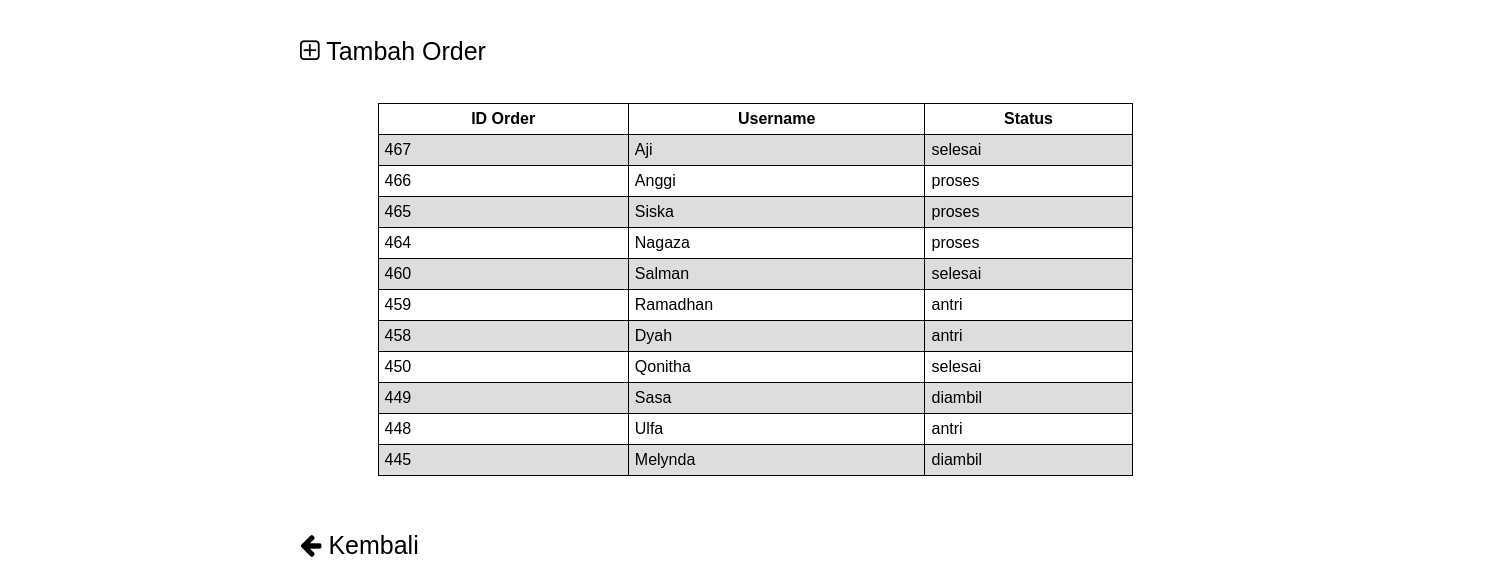
The page /order_user.php on the database its author committed.
### tables this page shows
CREATE TABLE `order` (
  `id_order` int(3) NOT NULL,
  `username` varchar(255) NOT NULL,
  `status` varchar(255) NOT NULL,
  `jenis_paket` varchar(255) NOT NULL,
  `id_karyawan` int(4) NOT NULL,
  `total_biaya` int(255) NOT NULL
);

### order_user.php (the view, shortened to what this page needs)
<?php
include_once("config.php");
$result = mysqli_query($mysqli, "SELECT * FROM `order` ORDER BY id_order DESC");
?>
<html>
<head>
    <link rel="stylesheet" type="text/css" href="style.css">
    <link rel="stylesheet" href="https://cdnjs.cloudflare.com/ajax/libs/font-awesome/4.7.0/css/font-awesome.min.css">
</head>
<body>
    <div class="icon-bar">
        <a href="add_user.php" style="text-decoration:none"><i class="fa fa-plus-square-o"></i> Tambah Order </a>
    </div>
    <table width='80%' border=1>
    <tr>
        <th>ID Order</th>
        <th>Username</th>
        <th>Status</th>
    </tr>
        <?php
            while($user_data = mysqli_fetch_array($result)) {
                echo "<tr>";
                echo "<td>".$user_data['id_order']."</td>";
                echo "<td>".$user_data['username']."</td>";
                echo "<td>".$user_data['status']."</td>";
            }
        ?>
    </table>
        <br>
    <div class="icon-bar">
        <a href="user.php" style="text-decoration:none"><i class="fa fa-arrow-left"></i> Kembali</a>
    </div>
</body>
</html>

### style.css (style rules this page uses)
* { box-sizing: border-box; font-family: Arial, Helvetica, sans-serif; }
body { margin:0; font-family: Arial, Helvetica, sans-serif; }
.icon-bar { width: 100%; overflow: auto; margin-left:300px; margin-top: 25px; }
.icon-bar a { float: left; width: 20%; text-align: left; padding: 12px 0; transition: all 0.3s ease; color: black; font-size: 25px; }
table { font-family: arial, sans-serif; border-collapse: collapse; width: 50%; margin: auto; margin-top: 25px; }
th { border: 1px solid black; text-align: center; padding: 6px; }
td { border: 1px solid black; text-align: left; padding: 6px; }
tr:nth-child(even) { background-color: #dddddd; }
body, html { height: 100%; margin: 0; }

### rows shown on the page
order: id_order "467", username "Aji", status "selesai"
order: id_order "466", username "Anggi", status "proses"
order: id_order "465", username "Siska", status "proses"
order: id_order "464", username "Nagaza", status "proses"
order: id_order "460", username "Salman", status "selesai"
order: id_order "459", username "Ramadhan", status "antri"
order: id_order "458", username "Dyah", status "antri"
order: id_order "450", username "Qonitha", status "selesai"
order: id_order "449", username "Sasa", status "diambil"
order: id_order "448", username "Ulfa", status "antri"
order: id_order "445", username "Melynda", status "diambil"
